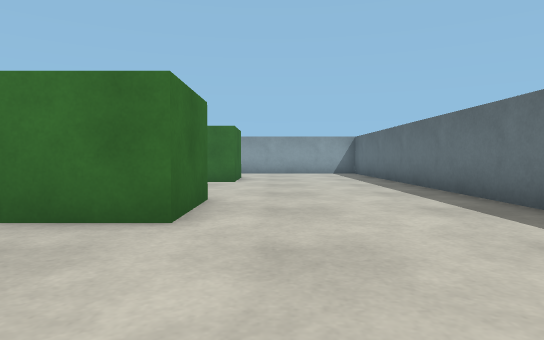
View 1 (above)

24 first-person views from a walk through a robot-simulator world made for Webots. The camera is 0.13 m above the floor, tilts 2° down and sees 75° across. The floor is counted in squares, 0.2 m on a side. Each view is taken from the middle of a square. On the plan, view 1 faces up. The plan holds only what a view shows up to about 10 squares ahead; the rest is blank. Robots are left out.

View 2
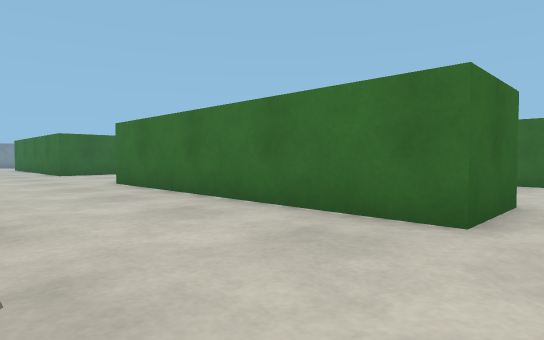

View 3
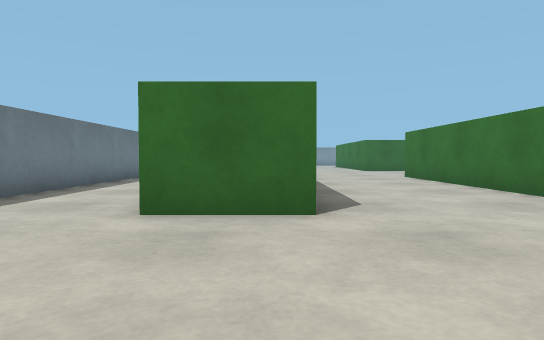

View 4
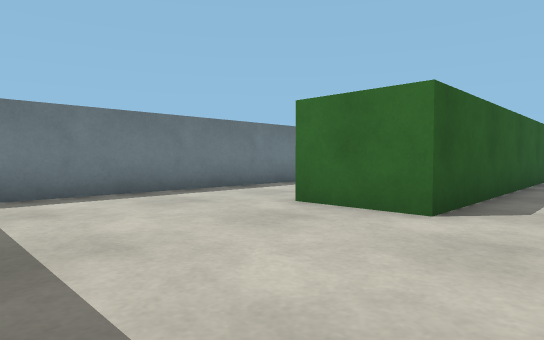

View 5
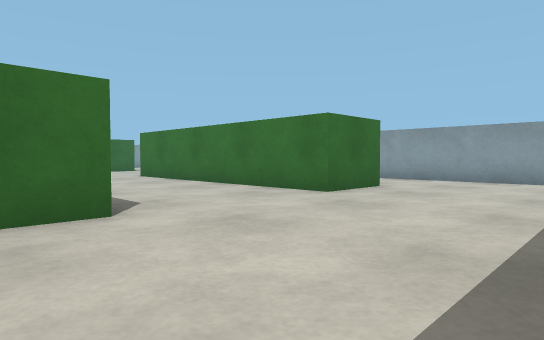

View 6
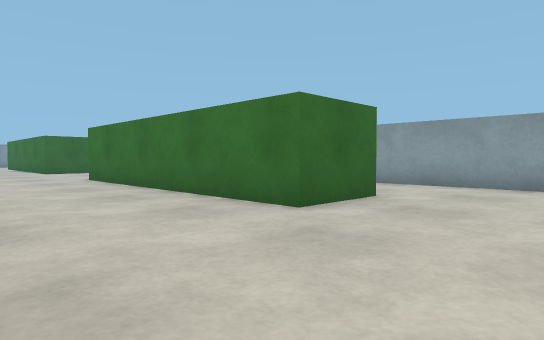

View 7
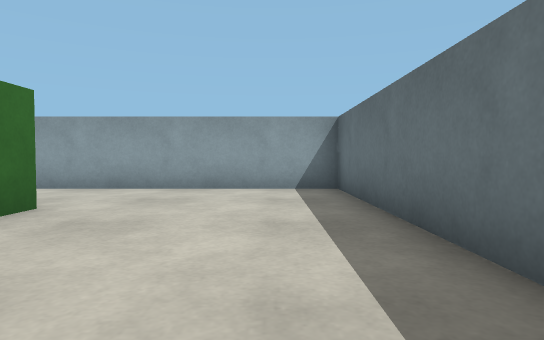

View 8
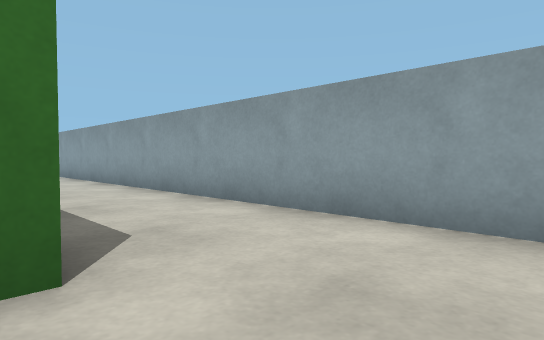

View 9
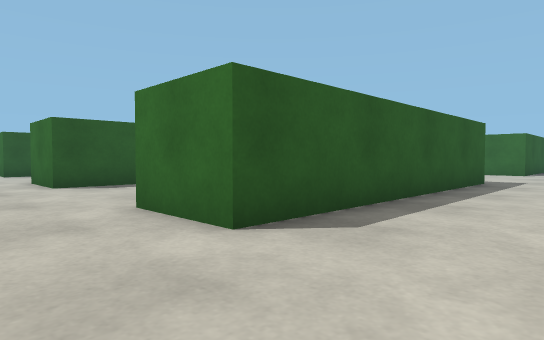

View 10
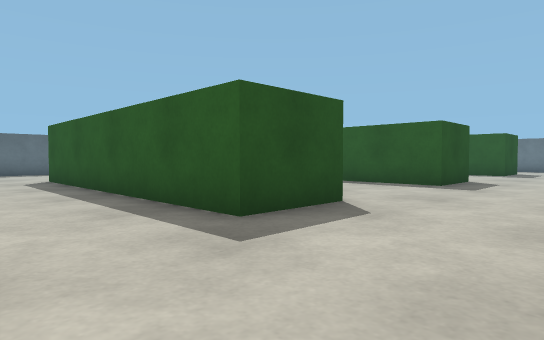

View 11
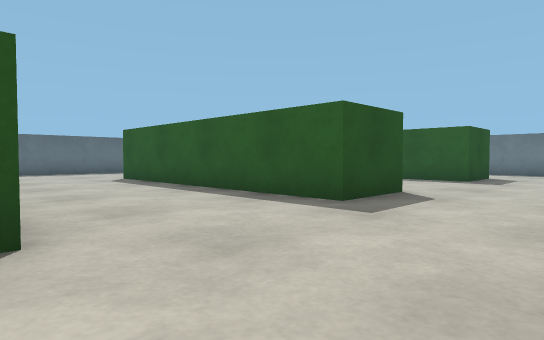

View 12
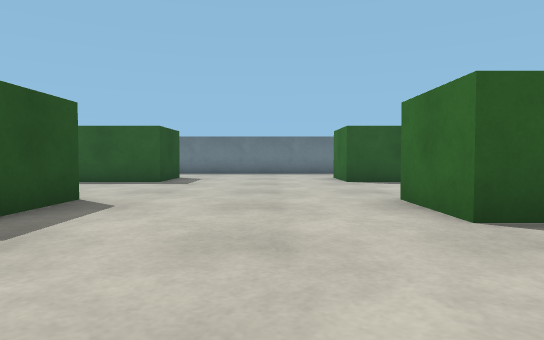

View 13
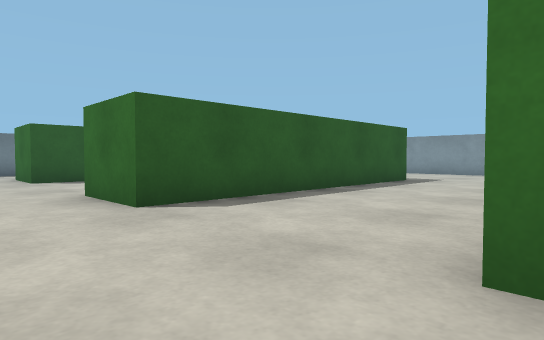

View 14
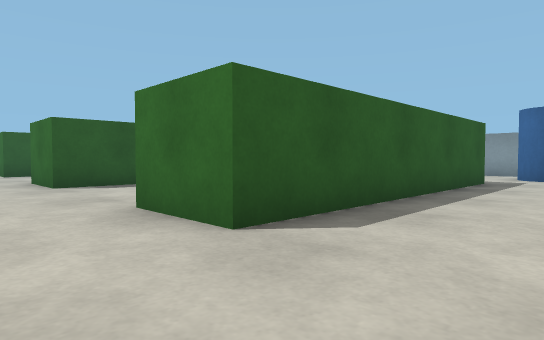

View 15
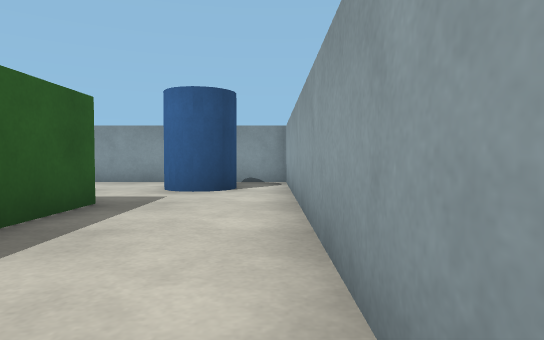

View 16
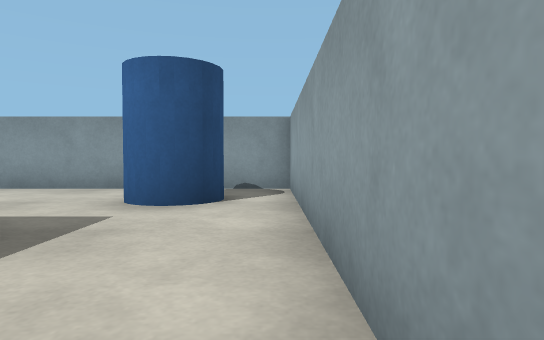

View 17
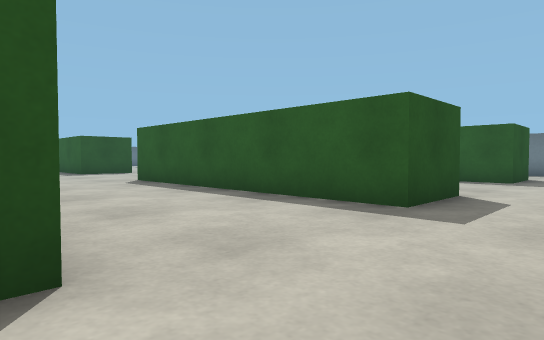

View 18
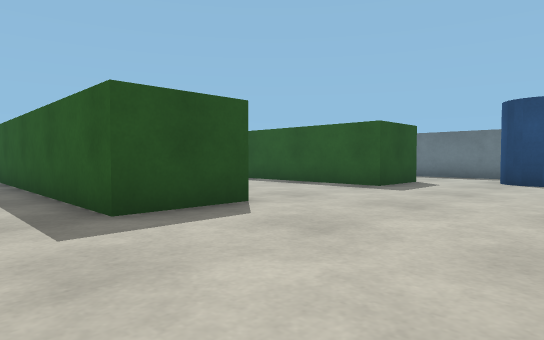

View 19
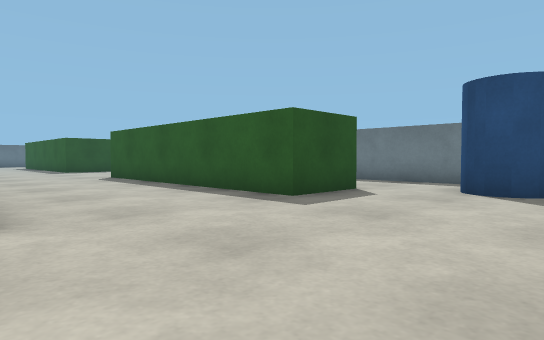

View 20
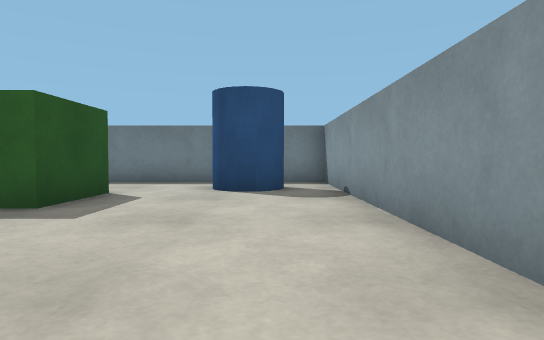

View 21
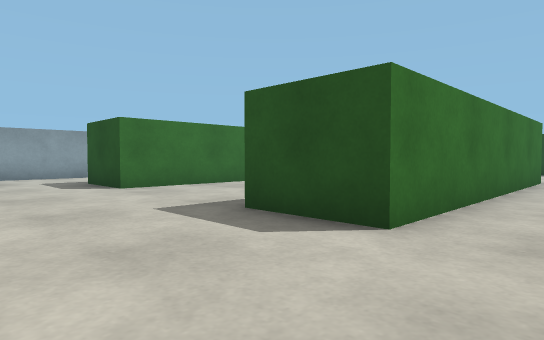

View 22
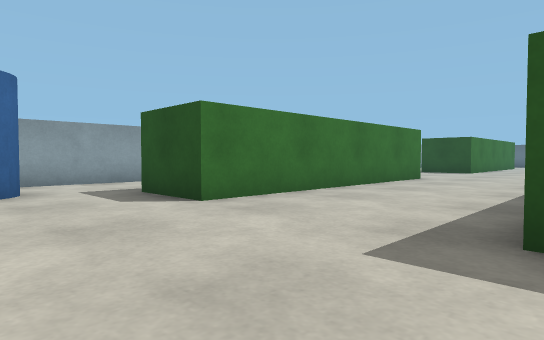

View 23
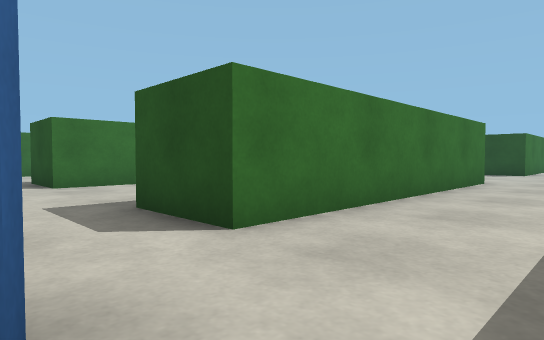

View 24
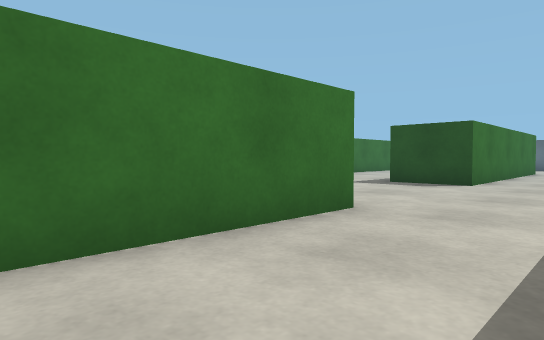

### Floor plan
Key: @ floor where view 1 was taken; # wall or solid block; . floor; B green box; A barrel.
Columns run from 27 left of view 1 to 4 right of it. Each row starts with its distance up from view 1.
 15 ##########       ###############
 14 #..............................#
 13 #.AA...........................#
 12 # AA...........................#
 11 #....BBBBBBBBB....BBBBBBBBB....#
 10 #....BBBBBBBBB....BBBBBBBBB....#
  9 #..............................#
  8 # .............................#
  7  ..............................#
  6  ..............................#
  5  ....BBBBBBBBB....BBBBBBBBB....#
  4  ....BBBBBBBBB....BBBBBBBBB....#
  3  ..............................
  2 #.............................
  1 #..............................
  0 #..........................@...
 -1 #....BBBBBBBBB....BBBBBBBBB....
 -2 #....BBBBBBBBB....BBBB    B....
 -3 #.AA..................  .......
 -4 #.AA..........................
 -5 #....... .....      ..........
 -6 #######             ##########

Where each view was taken, in squares from view 1:
view 1: 0 up, 0 right, facing up
view 2: 0 up, 0 right, facing up-left
view 3: 1 down, 3 right, facing left
view 4: 1 up, 3 right, facing down-left
view 5: 4 up, 3 right, facing up-left
view 6: 6 up, 2 right, facing up-left
view 7: 7 up, 2 right, facing up
view 8: 11 up, 1 right, facing up-left
view 9: 14 up, 1 right, facing down-left
view 10: 14 up, 12 left, facing down-right
view 11: 10 up, 12 left, facing down-right
view 12: 9 up, 12 left, facing down
view 13: 10 up, 12 left, facing down-left
view 14: 14 up, 12 left, facing down-left
view 15: 14 up, 17 left, facing left
view 16: 14 up, 19 left, facing left
view 17: 10 up, 24 left, facing down-right
view 18: 7 up, 26 left, facing down-right
view 19: 4 up, 26 left, facing down-right
view 20: 4 up, 25 left, facing down
view 21: 2 up, 25 left, facing up-right
view 22: 5 up, 25 left, facing up-right
view 23: 5 down, 24 left, facing up-right
view 24: 5 down, 18 left, facing up-right
